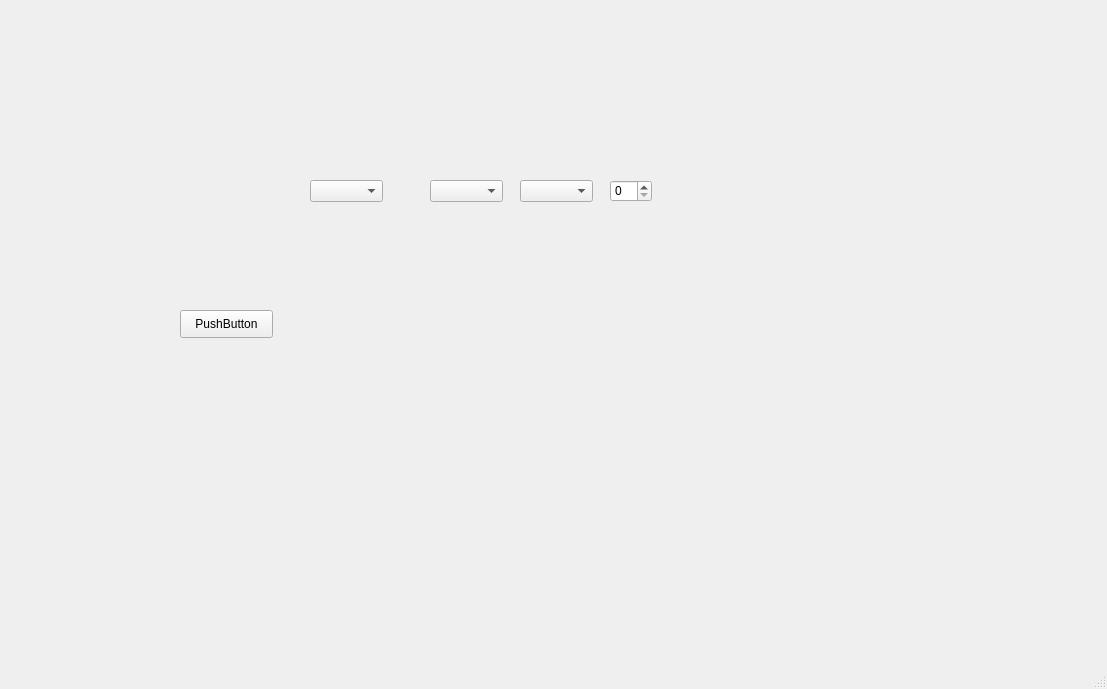
<?xml version="1.0" encoding="UTF-8"?>
<ui version="4.0">
 <class>MainWindow</class>
 <widget class="QMainWindow" name="MainWindow">
  <property name="geometry">
   <rect>
    <x>0</x>
    <y>0</y>
    <width>1107</width>
    <height>689</height>
   </rect>
  </property>
  <property name="windowTitle">
   <string>MainWindow</string>
  </property>
  <widget class="QWidget" name="centralwidget">
   <widget class="QLabel" name="label_4">
    <property name="geometry">
     <rect>
      <x>-50</x>
      <y>-10</y>
      <width>1181</width>
      <height>661</height>
     </rect>
    </property>
    <property name="text">
     <string/>
    </property>
    <property name="pixmap">
     <pixmap resource="resource.qrc">:/image/wt.jpg</pixmap>
    </property>
   </widget>
   <widget class="QComboBox" name="comboBox">
    <property name="geometry">
     <rect>
      <x>310</x>
      <y>180</y>
      <width>73</width>
      <height>22</height>
     </rect>
    </property>
   </widget>
   <widget class="QComboBox" name="comboBox_2">
    <property name="geometry">
     <rect>
      <x>430</x>
      <y>180</y>
      <width>73</width>
      <height>22</height>
     </rect>
    </property>
   </widget>
   <widget class="QComboBox" name="comboBox_3">
    <property name="geometry">
     <rect>
      <x>520</x>
      <y>180</y>
      <width>73</width>
      <height>22</height>
     </rect>
    </property>
   </widget>
   <widget class="QSpinBox" name="spinBox">
    <property name="geometry">
     <rect>
      <x>610</x>
      <y>180</y>
      <width>42</width>
      <height>22</height>
     </rect>
    </property>
   </widget>
   <widget class="QPushButton" name="pushButton">
    <property name="geometry">
     <rect>
      <x>180</x>
      <y>310</y>
      <width>93</width>
      <height>28</height>
     </rect>
    </property>
    <property name="text">
     <string>PushButton</string>
    </property>
   </widget>
  </widget>
  <widget class="QMenuBar" name="menubar">
   <property name="geometry">
    <rect>
     <x>0</x>
     <y>0</y>
     <width>1107</width>
     <height>26</height>
    </rect>
   </property>
  </widget>
  <widget class="QStatusBar" name="statusbar"/>
 </widget>
 <resources/>
 <connections/>
</ui>
